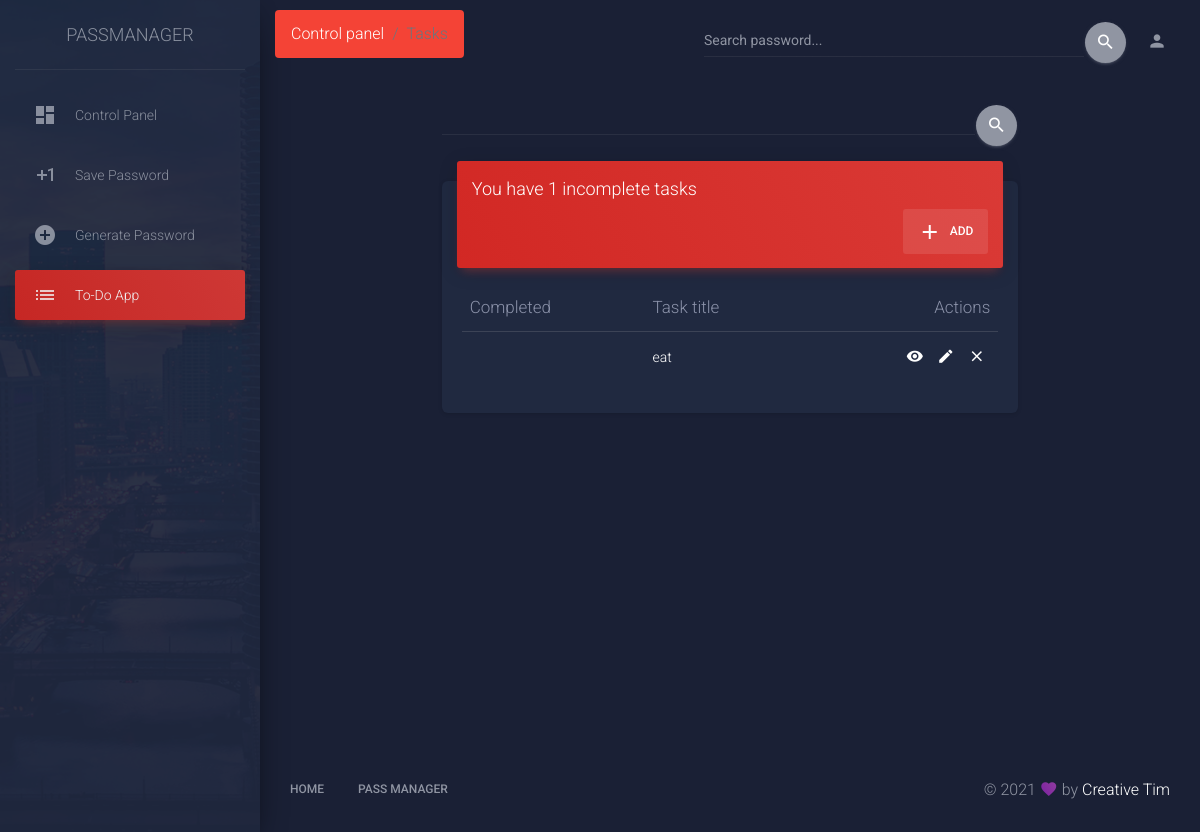
The page /todo/ (signed in) on the database as committed earlier.
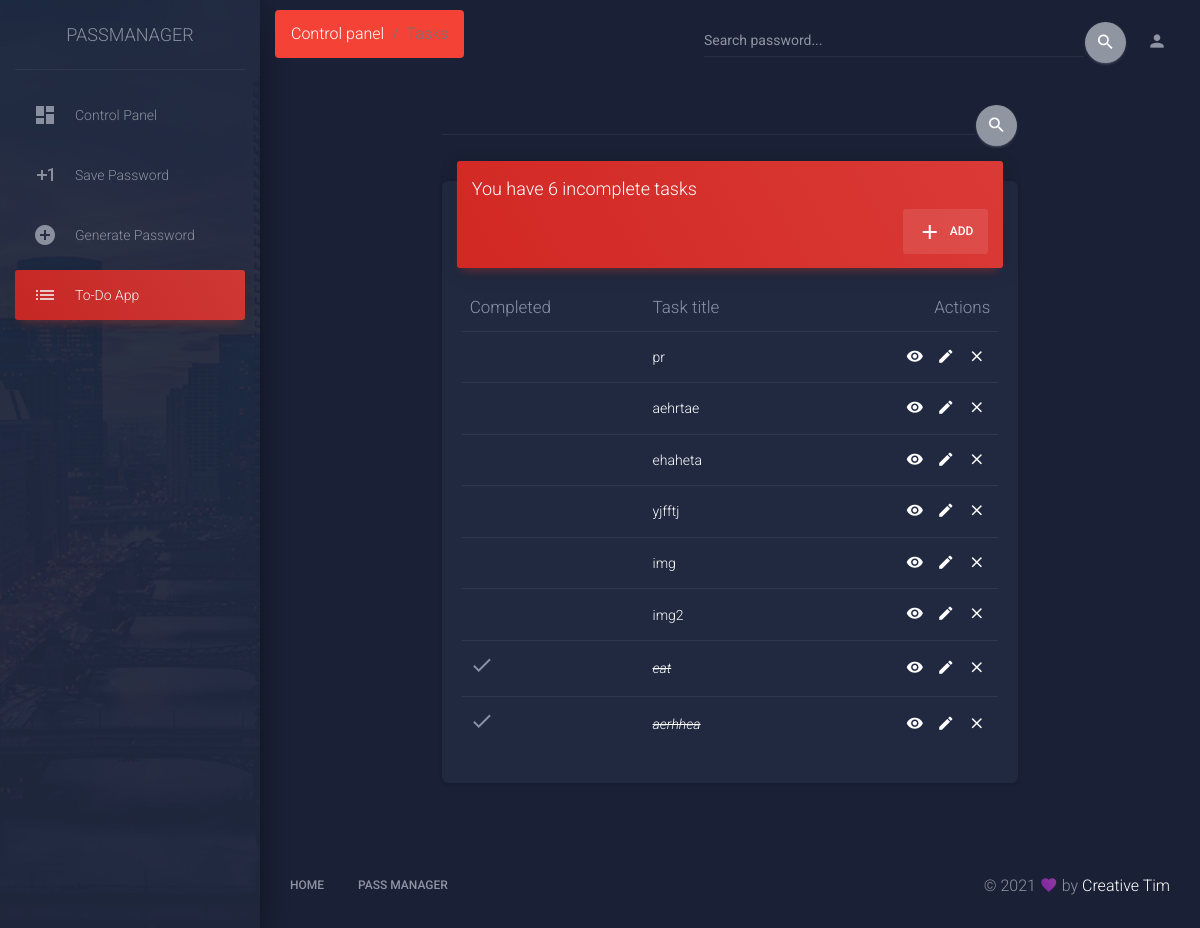
The same page on the database as committed later.
### todos/models.py (models this page shows, shortened)
class TaskModel(models.Model):
    user = models.ForeignKey(
        User, on_delete=models.CASCADE, null=True, blank=True)
    title = models.CharField(max_length=255)
    description = models.TextField(null=True, blank=True)
    image = models.ImageField(upload_to='images/%Y/%m/%d/', null=True, blank=True)
    completed = models.BooleanField(default=False)
    created = models.DateTimeField(auto_now_add=True)
    class Meta:
        ordering = ['completed']

### todos/views.py (the view)
# urls.py: path('', TaskListView.as_view(), name='tasks'),
class TaskListView(LoginRequiredMixin, ListView):
    login_url = "login"
    model = TaskModel
    template_name = 'todos/tasks.html'
    context_object_name = 'tasks'
    def get_context_data(self, **kwargs):
        context = super().get_context_data(**kwargs)
        context['tasks'] = context['tasks'].filter(user=self.request.user)
        context['incomplete_tasks'] = context['tasks'].filter(completed=False).count()
        search_input = self.request.GET.get('search-area') or ''
        if search_input:
            context['tasks'] = context['tasks'].filter(
                Q(title__icontains=search_input) |
                Q(description__icontains=search_input))
        return context

### manager/templatetags/url_to_title.py (called while the page is built)
@register.filter(name='url_to_title')
def cut(value: str) -> str:
    return value.replace('-', ' ').title()

### utilities/templates/todos/tasks.html (shortened to what this page needs)
{% extends 'base.html' %}
{% load  widget_tweaks %}
{% block content %}
{% include 'header.html' %}
<div class="row justify-content-center">
    <div class="col-md-8">
        <form class="navbar-form">
              <span class="bmd-form-group"><div class="input-group no-border">
                <input type="text" value="{{ search_input }}" class="form-control" name="search-area">
                <button type="submit" class="btn btn-default btn-round btn-just-icon">
                  <i class="material-icons">search</i>
                  <div class="ripple-container"></div>
                </button>
              </div></span>
            </form>
        <div class="card">
            <div class="card-header card-header-danger">
                <div class="nav-tabs-navigation">
                    <div class="nav-tabs-wrapper">
                        <span class="nav-tabs-title"><h4>You have {{ incomplete_tasks }} incomplete tasks</h4></span>
                        <ul class="nav nav-tabs" data-tabs="tabs">
                            <div class="ml-auto">
                                <li class="nav-item">
                                    <a class="nav-link primary active" href="{% url 'task_create' %}">
                                        <i class="material-icons">add</i> Add
                                        <div class="ripple-container"></div>
                                        <div class="ripple-container"></div>
                                    </a>
                                </li>
                            </div>
                        </ul>
                    </div>
                </div>
            </div>
            <div class="card-body">
                <div class="table-responsive">
                    <table class="table">
                        <thead class="text-warning">
                        <th>Completed</th>
                        <th>Task title</th>
                        <th class="text-right">Actions</th>
                        </thead>
                        <tbody>
                        {% for task in tasks %}
                        <tr>
                            {% if task.completed %}
                            <td><span class="material-icons">done</span></td>
                            {% else %}
                            <td></td>
                            {% endif %}
                            {% if task.completed %}
                                <td><a href="{% url 'task_detail' task.pk %}" rel="tooltip" title="Details"
                                   class=""><i><s>{{ task.title }}</s></i></a></td>
                            {% else %}
                                <td><a href="{% url 'task_detail' task.pk %}" rel="tooltip" title="Details"
                                   class="">{{ task.title }}</a></td>
                            {% endif %}
                            <td class="td-actions text-right">
                                <a href="{% url 'task_detail' task.pk %}" rel="tooltip"
                                   title="Details"
                                   class="btn btn-white btn-link btn-sm">
                                    <i class="material-icons">remove_red_eye</i></a>
                                <a href="{% url 'task_update' task.pk %}" rel="tooltip" title="Edit"
                                   class="btn btn-white btn-link btn-sm">
                                    <i class="material-icons">edit</i>
                                </a>
                                <a href="{% url 'task_delete' task.pk %}" rel="tooltip" title="Delete Password"
                                   class="btn btn-white btn-link btn-sm">
                                    <i class="material-icons">close</i></a>
                        </tr>
                        {% empty %}
                        <h3>Tasks empty</h3>
                        {% endfor %}
                        </tbody>
                    </table>
                </div>
            </div>
        </div>
    </div>
</div>
{% endblock content %}

### utilities/templates/base.html (shortened to what this page needs)
<!DOCTYPE html>
{% load static %}
<html lang="en">
<head>{% block head %}
  <link rel="stylesheet" href="https://maxcdn.bootstrapcdn.com/font-awesome/latest/css/font-awesome.min.css">
  <link rel="stylesheet" href="https://cdn.jsdelivr.net/npm/bootstrap-select@1.13.14/dist/css/bootstrap-select.min.css">
  <link href=" {% static 'assets/css/material-dashboard.css' %}" rel="stylesheet" />
    {% endblock head %}
</head>
<body class="dark-edition">
    <div class="wrapper ">
        <div class="main-panel">
        <div class="content">
            <div class="container-fluid">
            {% block content %}{% endblock content %}
            </div>
        </div>
        {% include 'footer.html' %}
        </div>
    </div>
</body>
</html>

### utilities/templates/header.html (shortened to what this page needs)
{% load static %}
{% load url_to_title %}
<div class="sidebar" data-color="danger" data-background-color="black"
     data-image=" {% static 'assets/img/sidebar-1.jpg' %}">
    <div class="logo">
        <a href="{% url 'home' %}" class="simple-text logo-normal">
            passmanager
        </a>
    </div>
    <div class="sidebar-wrapper">
        <ul class="nav">
            <li class="nav-item {% if request.resolver_match.url_name == 'control_panel' %}active{% endif %}  ">
                <a class="nav-link" href="{% url 'control_panel' %}">
                    <i class="material-icons">dashboard</i>
                    <p>Control panel</p>
                </a>
            </li>
            <li class="nav-item {% if request.resolver_match.url_name == 'add' %}active{% endif %}  ">
                <a class="nav-link" href="{% url 'add' %}">
                    <i class="material-icons">exposure_plus_1</i>
                    <p>Save password</p>
                </a>
            </li>
            <li class="nav-item {% if request.resolver_match.url_name == 'home' %}active{% endif %} ">
                <a class="nav-link" href="{% url 'home' %}">
                    <i class="material-icons">add_circle</i>
                    <p>Generate password</p>
                </a>
            </li>
            <li class="nav-item {% if request.resolver_match.url_name == 'tasks' %}active{% endif %} ">
                <a class="nav-link" href="{% url 'tasks' %}">
                    <i class="material-icons">list</i>
                    <p>To-do app</p>
                </a>
            </li>
        </ul>
    </div>
</div>
<nav class="navbar navbar-expand-lg navbar-transparent navbar-absolute fixed-top ">
    <div class="container-fluid">
        <nav aria-label="breadcrumb">
            <ol class="breadcrumb bg-danger">
                {% if request.resolver_match.url_name == "control_panel" %}
                <li class="breadcrumb-item active text-black">Control panel</li>
                {% else %}
                <li class="breadcrumb-item"><a href="{% url 'control_panel' %}"> Control panel</a></li>
                <li class="breadcrumb-item active text-black">{{ request.resolver_match.url_name|url_to_title }}</li>
                {% endif %}
            </ol>
        </nav>
        <div class="collapse navbar-collapse justify-content-end">
            <form action="{% url 'search' %}" class="navbar-form">
                <div class="input-group no-border">
                    <input type="text" name="q" class="form-control" placeholder="Search password..." size="50">
                    <button type="submit" class="btn btn-default btn-round btn-just-icon">
                        <i class="material-icons">search</i>
                        <div class="ripple-container"></div>
                    </button>
                </div>
            </form>
            <ul class="navbar-nav">
                <li class="nav-item dropdown">
                    <a class="nav-link" href="javascript:void(0)" id="personDropdownLink" data-toggle="dropdown"
                       aria-haspopup="true" aria-expanded="false">
                        <i class="material-icons">person</i>
                    </a>
                </li>
            </ul>
        </div>
    </div>
</nav>

### utilities/templates/footer.html (shortened to what this page needs)
<footer class="footer">
  <div class="container-fluid">
    <nav class="float-left">
      <ul>
        <li>
          <a href="{% url 'home' %}">
            Home
          </a>
        </li>
        <li>
          <a href="{% url 'control_panel' %}">
            Pass Manager
          </a>
        </li>
      </ul>
    </nav>
    <div class="copyright float-right" id="date">
      <i class="material-icons">favorite</i> by
      <a href="#" target="_blank">Creative Tim</a>
    </div>
  </div>
</footer>

Rows that differ between the two databases and show on the page:
added TaskModel: title "pr"
added TaskModel: title "aehrtae"
added TaskModel: title "ehaheta"
added TaskModel: title "yjfftj"
added TaskModel: title "img"
added TaskModel: title "img2"
changed TaskModel "eat": completed False → True (drawn)
added TaskModel: completed True (drawn), title "aerhhea"
Other text that changed with them:
{{ incomplete_tasks }}: "1" → "6"
